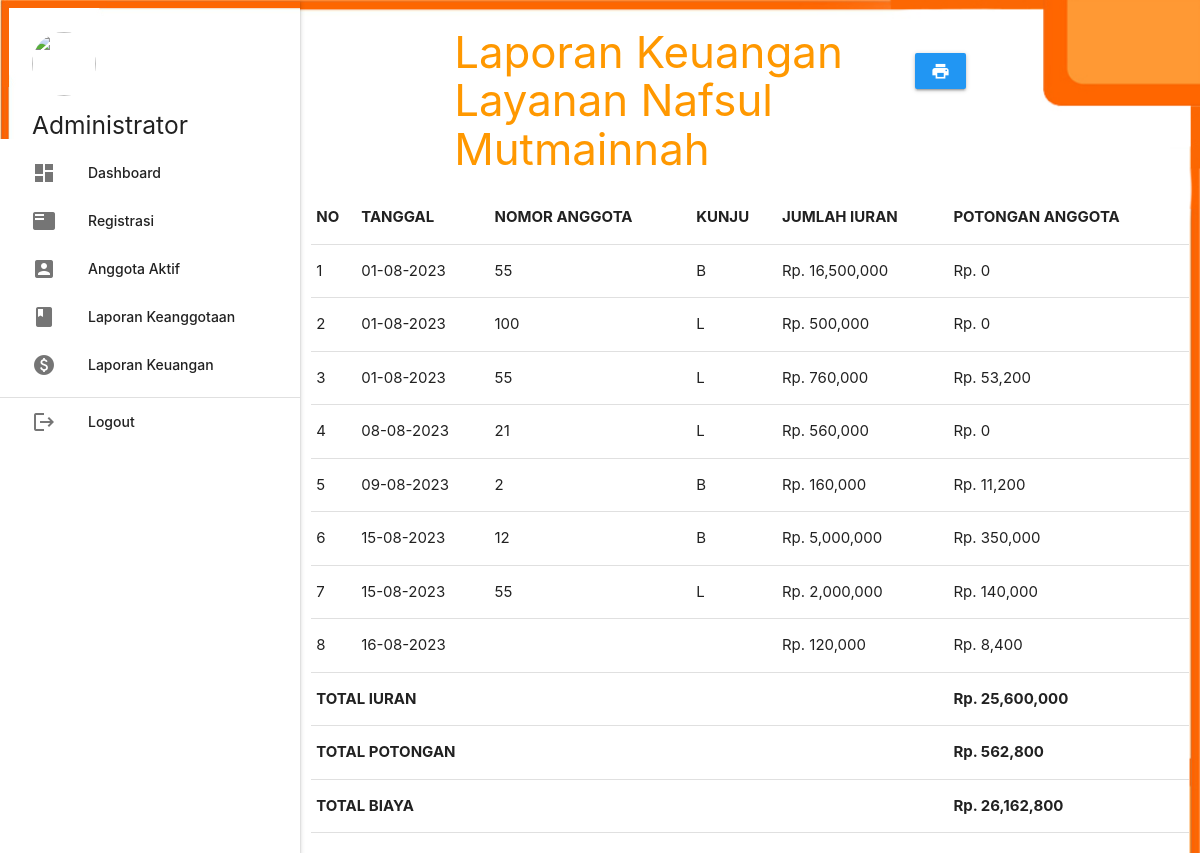
The app's page /admin/index.php?p=keuangan with its own data.
### tables this page shows
CREATE TABLE `registrasi` (
  `id_registrasi` int(5) NOT NULL,
  `kd_wilayah` varchar(20) NOT NULL,
  `nonma_ketua` varchar(30) NOT NULL,
  `no_anggota` varchar(35) NOT NULL,
  `nama_anggota` varchar(30) NOT NULL,
  `nik` varchar(20) NOT NULL,
  `tgl_lhr` date NOT NULL,
  `kota_lahir` varchar(20) NOT NULL,
  `nama_kota` varchar(20) NOT NULL,
  `jenis_kelamin` varchar(10) NOT NULL,
  `pendidikan` varchar(10) NOT NULL,
  `pekerjaan` varchar(25) NOT NULL,
  `status_nikah` varchar(20) NOT NULL,
  `no_ktp` varchar(30) NOT NULL,
  `alamat` varchar(100) NOT NULL,
  `tlp` varchar(20) NOT NULL,
  `tanggal_aktif` date NOT NULL,
  `tanggal_non` date NOT NULL,
  `status` enum('STS1 (Aktif)','STS2 (Non Aktif)','STS3 (Mengundurkan Diri)') NOT NULL,
  `jmlh_iuran` varchar(100) NOT NULL,
  `p_anggota` int(10) NOT NULL,
  `kunjungan` enum('L','B') NOT NULL,
  `nama_keluarga` varchar(25) NOT NULL,
  `hubungan` varchar(25) NOT NULL,
  `alamat_keluarga` varchar(100) NOT NULL,
  `tlp_keluarga` varchar(20) NOT NULL
);

### admin/keuangan.php (the view, shortened to what this page needs)
<div class= "container m5">
  <div class="col s12 m9">
    <h3 class="orange-text">Laporan Keuangan Layanan Nafsul Mutmainnah</h3>
  </div>
  <div class="col col -md-6"><br>
    <div class="section"></div>
      <a class="waves-effect waves-light btn blue" href="cetakuang.php"><i class="material-icons">print</i></a>
    </div>
  </div>
  <table class="table table-bordered table-hover">
      <tr>
        <th>NO</th>
        <th>TANGGAL</th>
        <th>NOMOR ANGGOTA</th>
        <th>KUNJU</th>
        <th>JUMLAH IURAN</th>
        <th>POTONGAN ANGGOTA</th>
      </tr>
  <?php
    include '../conn/koneksi.php';
    $q = mysqli_query($koneksi, "SELECT * FROM registrasi");
    $total_potongan = 0;
    $total_iuran = 0;
    $total_semua = 0;
    $no = 1;
    while ($r = $q->fetch_assoc()) {
      $iuran = ($r['jmlh_iuran']);
      $total = ($r['jmlh_iuran'] * $r['p_anggota'])/100;
      $seluruh = $total + $iuran;
      $total_potongan += $total;
      $total_iuran += $iuran;
      $total_semua += $seluruh;
  ?>
    <tr>
          <td><?= $no++ ?></td>
          <td><?php echo date('d-m-Y',strtotime($r['tanggal_aktif'])); ?></td>
          <td><?php echo $r['no_anggota']; ?></td>
          <td><?php echo $r['kunjungan']; ?></td>
          <td>Rp. <?php echo number_format($r['jmlh_iuran']) ?></td>
          <td>Rp. <?php echo number_format($total)?></td>
        </tr>
          <?php
          }
          ?>
          <tr>
            <th colspan="5">TOTAL IURAN </th>
            <th>Rp. <?php echo number_format($total_iuran) ?></th>
          </tr>
          <tr>
            <th colspan="5">TOTAL POTONGAN </th>
            <th>Rp. <?php echo number_format( $total_potongan) ?></th>
          </tr>
          <tr>
            <th colspan="5">TOTAL BIAYA </th>
            <th>Rp. <?php echo number_format( $total_semua) ?></th>
          </tr>
  </table>
</div>

### records on screen
registrasi: tanggal_aktif "01-08-2023", no_anggota "55", kunjungan "B", jmlh_iuran "16,500,000", p_anggota "0"
registrasi: tanggal_aktif "01-08-2023", no_anggota "100", kunjungan "L", jmlh_iuran "500,000", p_anggota "0"
registrasi: tanggal_aktif "01-08-2023", no_anggota "55", kunjungan "L", jmlh_iuran "760,000", total "53,200"
registrasi: tanggal_aktif "08-08-2023", no_anggota "21", kunjungan "L", jmlh_iuran "560,000", p_anggota "0"
registrasi: tanggal_aktif "09-08-2023", no_anggota "2", kunjungan "B", jmlh_iuran "160,000", total "11,200"
registrasi: tanggal_aktif "15-08-2023", no_anggota "12", kunjungan "B", jmlh_iuran "5,000,000", total "350,000"
registrasi: tanggal_aktif "15-08-2023", no_anggota "55", kunjungan "L", jmlh_iuran "2,000,000", total "140,000"
registrasi: tanggal_aktif "16-08-2023", jmlh_iuran "120,000", total "8,400"

### other values on screen
$total_iuran "25,600,000"
$total_potongan "562,800"
$total_semua "26,162,800"
